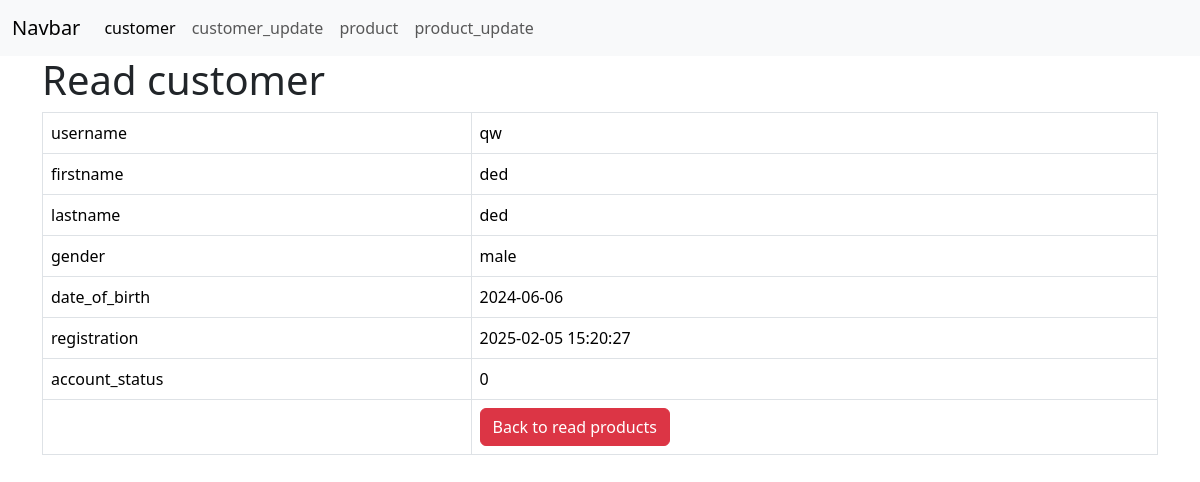
The app's page /shop/customer_details.php?id=6 (signed in) with its own data.
### tables this page shows
CREATE TABLE IF NOT EXISTS `customer` (
  `id` int NOT NULL AUTO_INCREMENT,
  `username` varchar(128) NOT NULL,
  `password` varchar(128) NOT NULL,
  `firstname` text NOT NULL,
  `lastname` text NOT NULL,
  `gender` text NOT NULL,
  `date_of_birth` date NOT NULL,
  `registration_date` datetime NOT NULL DEFAULT CURRENT_TIMESTAMP,
  `account_status` tinyint(1) NOT NULL,
  PRIMARY KEY (`id`)
);

### shop/customer_details.php (the view, shortened to what this page needs)
<!DOCTYPE HTML>
<?php
include "menu.php";
?>
<html>
<head>
    <link href="https://cdn.jsdelivr.net/npm/bootstrap@5.3.3/dist/css/bootstrap.min.css" rel="stylesheet">
</head>
<body>
    <div class="container">
        <div class="page-header">
            <h1>Read customer</h1>
        </div>
        <?php
        $id = isset($_GET['id']) ? $_GET['id'] : die('ERROR: Record ID not found.');
        include 'config/database.php';
        try {
            $query = "SELECT id, username, firstname, lastname,gender,date_of_birth, registration_date ,account_status FROM customer WHERE id = ? LIMIT 0,1";
            $stmt = $con->prepare($query);
            $stmt->bindParam(1, $id);
            $stmt->execute();
            $row = $stmt->fetch(PDO::FETCH_ASSOC);
            $name = $row['username'];
            $firstname = $row['firstname'];
            $lastname = $row['lastname'];
            $gender = $row['gender'];
            $date_of_birth = $row['date_of_birth'];
            $registration = $row['registration_date'];
            $account_status = $row['account_status'];
        }
        catch (PDOException $exception) {
            die('ERROR: ' . $exception->getMessage());
        }
        ?>
        <table class='table table-hover table-responsive table-bordered'>
            <tr>
                <td>username</td>
                <td><?php echo $name;  ?></td>
            </tr>
            <tr>
                <td>firstname</td>
                <td><?php echo $firstname;  ?></td>
            </tr>
            <tr>
                <td>lastname</td>
                <td><?php echo $lastname;  ?></td>
            </tr>
            <tr>
                <td>gender</td>
                <td><?php echo $gender;  ?></td>
            </tr>
            <tr>
                <td>date_of_birth</td>
                <td><?php echo $date_of_birth;  ?></td>
            </tr>
            <tr>
                <td>registration</td>
                <td><?php echo $registration;  ?></td>
            </tr>
            <tr>
                <td>account_status</td>
                <td><?php echo $account_status;  ?></td>
            </tr>
            <tr>
                <td></td>
                <td>
                    <a href='index.php' class='btn btn-danger'>Back to read products</a>
                </td>
            </tr>
        </table>
    </div>
</body>
</html>

### records on screen
customer: username "qw", firstname "ded", lastname "ded", gender "male", date_of_birth "2024-06-06", registration_date "2025-02-05 15:20:27", account_status "0"
